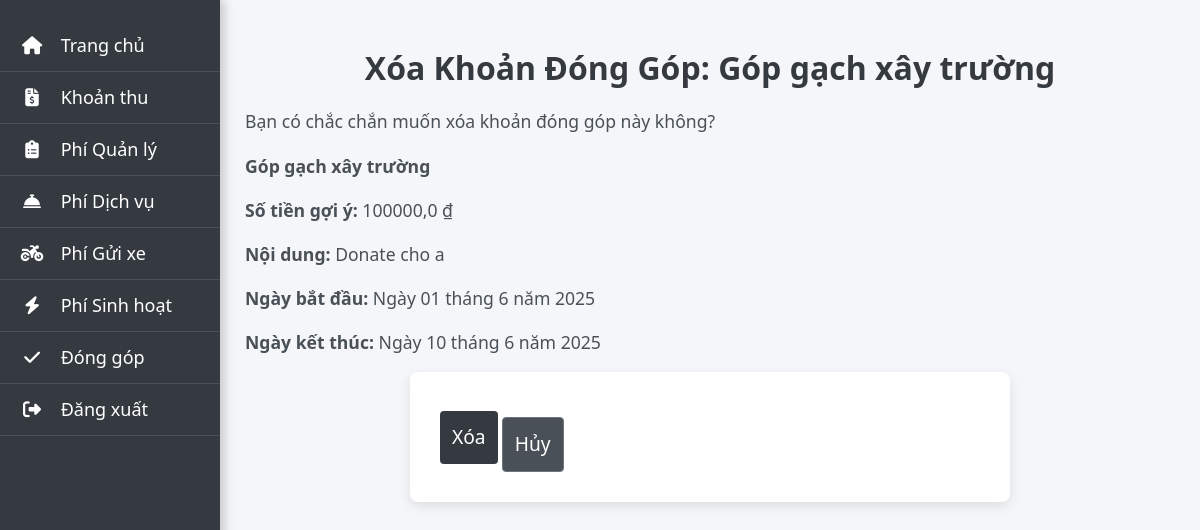
The app's page /xoa-dong-gop/Góp gạch xây trường/ with its own data.
### apartment_management/models.py (models this page shows, shortened)
class DanhSachPhiDongGop(models.Model):
    ten_phi = models.CharField(max_length=30, primary_key=True)
    so_tien_goi_y = models.IntegerField()
    noi_dung = models.TextField(null=True, blank=True)
    ngay_bat_dau = models.DateField(null=True, blank=True)
    ngay_ket_thuc = models.DateField(null=True, blank=True)

### apartment_management/views/ketoan_views/donggop_views.py (the view)
# urls.py: path('xoa-dong-gop/<str:id>/', donggop_views.xoa_dong_gop, name='xoa_dong_gop'),  # Xóa khoản đóng góp
def xoa_dong_gop(request, id):
    dong_gop = get_object_or_404(DanhSachPhiDongGop, ten_phi=id)  # Tìm kiếm bằng 'ten_phi'
    if request.method == 'POST':
        dong_gop.delete()
        messages.success(request, "Xóa khoản đóng góp thành công!")
        return redirect('thong_ke_dong_gop')  # Trở về trang thống kê
    return render(request, 'ketoan/donggop/xoa_dong_gop.html', {'dong_gop': dong_gop})

### apartment_management/templates/ketoan/donggop/xoa_dong_gop.html (shortened to what this page needs)
{% extends 'ketoan/ketoan_base.html' %}
{% block content %}
    <h2>Xóa Khoản Đóng Góp: {{ dong_gop.ten_phi }}</h2>
    <p>Bạn có chắc chắn muốn xóa khoản đóng góp này không?</p>
    <p><strong>{{ dong_gop.ten_phi }}</strong></p>
    <p><strong>Số tiền gợi ý:</strong> {{ dong_gop.so_tien_goi_y }} ₫</p>
    <p><strong>Nội dung:</strong> {{ dong_gop.noi_dung }}</p>
    <p><strong>Ngày bắt đầu:</strong> {{ dong_gop.ngay_bat_dau }}</p>
    <p><strong>Ngày kết thúc:</strong> {{ dong_gop.ngay_ket_thuc }}</p>
    <form method="POST">
        <button type="submit" class="btn btn-danger">Xóa</button>
        <a href="{% url 'thong_ke_dong_gop' %}" class="btn btn-secondary">Hủy</a>
    </form>
{% endblock %}

### apartment_management/static/css/style.css (style rules this page uses)
body { font-family: 'Segoe UI', Tahoma, Geneva, Verdana, sans-serif; margin: 0; padding: 0; background-color: #f4f6f9; color: #495057; }
h1, h2, h3, h4 { font-weight: 600; color: #343a40; }
p { font-size: 1.1rem; line-height: 1.6; }
.btn { border-radius: 8px; font-weight: 500; }
.btn-secondary { background-color: #6c757d; border-color: #6c757d; color: white; transition: background-color 0.3s, transform 0.2s ease-in-out; }
h2 { text-align: center; font-size: 2rem; margin-bottom: 20px; color: #343a40; }
form { max-width: 600px; margin: 0 auto; padding: 30px; background-color: #ffffff; border-radius: 8px; box-shadow: 0 4px 12px rgba(0, 0, 0, 0.1); }
form button[type="submit"] { padding: 12px; font-size: 1.2rem; background-color: #343a40; color: white; border: none; border-radius: 4px; cursor: pointer; transition: background-color 0.3s; }
form a.btn { padding: 12px; font-size: 1.2rem; color: white; background-color: #495057; border-radius: 4px; display: inline-block; margin-top: 15px; text-align: center; text-decoration: none; transition: background-color 0.3s; }

### records on screen
DanhSachPhiDongGop: ten_phi "Góp gạch xây trường", so_tien_goi_y "100000,0", noi_dung "Donate cho a", ngay_bat_dau "Ngày 01 tháng 6 năm 2025", ngay_ket_thuc "Ngày 10 tháng 6 năm 2025"
